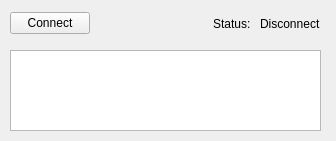
<?xml version="1.0" encoding="UTF-8"?>
<ui version="4.0">
 <class>mserver</class>
 <widget class="QMainWindow" name="mserver">
  <property name="geometry">
   <rect>
    <x>0</x>
    <y>0</y>
    <width>336</width>
    <height>141</height>
   </rect>
  </property>
  <property name="windowTitle">
   <string>mserver</string>
  </property>
  <widget class="QWidget" name="centralwidget">
   <widget class="QTextEdit" name="CMD">
    <property name="geometry">
     <rect>
      <x>10</x>
      <y>50</y>
      <width>311</width>
      <height>81</height>
     </rect>
    </property>
    <property name="readOnly">
     <bool>true</bool>
    </property>
   </widget>
   <widget class="QWidget" name="">
    <property name="geometry">
     <rect>
      <x>10</x>
      <y>10</y>
      <width>311</width>
      <height>27</height>
     </rect>
    </property>
    <layout class="QHBoxLayout" name="horizontalLayout">
     <item>
      <widget class="QPushButton" name="Connect">
       <property name="text">
        <string>Connect</string>
       </property>
      </widget>
     </item>
     <item>
      <spacer name="horizontalSpacer">
       <property name="orientation">
        <enum>Qt::Horizontal</enum>
       </property>
       <property name="sizeHint" stdset="0">
        <size>
         <width>40</width>
         <height>20</height>
        </size>
       </property>
      </spacer>
     </item>
     <item>
      <widget class="QLabel" name="label">
       <property name="text">
        <string>Status: </string>
       </property>
      </widget>
     </item>
     <item>
      <widget class="QLabel" name="Status">
       <property name="text">
        <string>Disconnect</string>
       </property>
      </widget>
     </item>
    </layout>
   </widget>
  </widget>
 </widget>
 <resources/>
 <connections/>
</ui>
